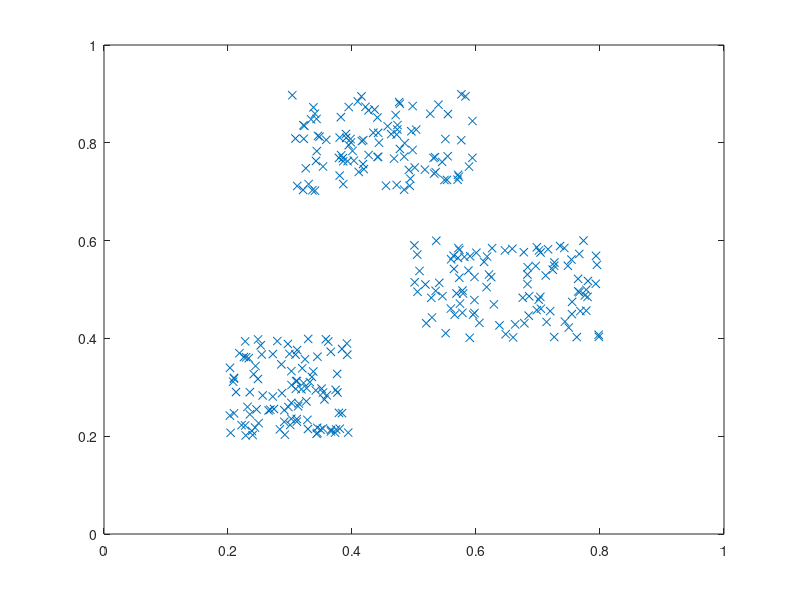

Recreate this plot in MATLAB.

r = .2 + (.4-.2).*rand(100,1);
r2 = .2 + (.4-.2).*rand(100,1);

b = .3 + (.6-.3).*rand(100,1);
b2 = .7 + (.9-.7).*rand(100,1);

c = .5 + (.8-.5).*rand(100,1);
c2 = .4 + (.6-.4).*rand(100,1);

X = [r r2; b b2; c c2];

plot(X(:,1), X(:,2), 'x')
hold on
set(gca,'XLim',[0 1])
hold on
set(gca,'YLim',[0 1])

save data_Test1 X
